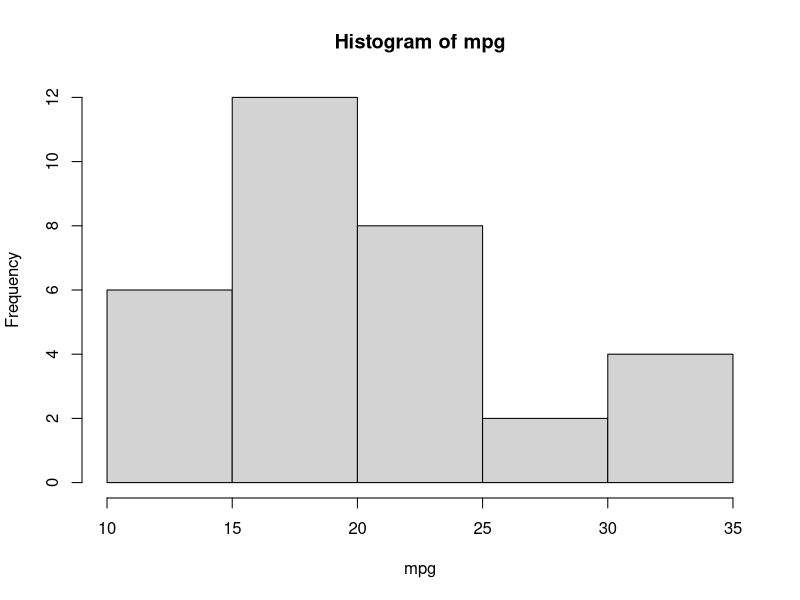

R code for this plot:
## ---- chunk 1
knitr::opts_chunk$set(echo = TRUE, comment = "")
## ---- chunk 2
## Creating numeric variables
x <- 5
x
y <- 3.14
y
z <- c(1:10)
z
## ---- chunk 3
## Creating integer variables
age <- as.integer(30)
## ---- chunk 4
## Creating character variables
name <- "John"
city <- 'New York'
## ---- chunk 5
## Creating logical variables
is_student <- TRUE
has_degree <- FALSE
## ---- chunk 6
class(mtcars)
typeof(mtcars)
length(mtcars)
dim(mtcars)
attributes(mtcars)
## ---- chunk 7
##Integer
int.vec <- as.integer(c(1:10))
int.vec
class(int.vec)
##Numeric
num.vec <- as.numeric(int.vec)
num.vec
class(num.vec)
##Character
chr.vec <- as.character(int.vec)
chr.vec
class(chr.vec)
## ---- chunk 8
vector1 <- c(1, 2, 3, 4)
vector2 <- c(5, 6, 7, 8)

## Add two Vectors
result <- vector1 + vector2
result

## multiply two vectors 
vector1*vector2
## ---- chunk 9
column_number <- c(1:10)
column_number
LETTERS

paste0(column_number, LETTERS)

## ---- chunk 10
##Logical
log.vec <- c(rep(TRUE,5),rep(FALSE,5))
log.vec
class(log.vec)
## ---- chunk 11
sum(log.vec)
## ---- chunk 12
## Create a vector of 1000 numbers
myvec <- rnorm(1000, 500, 50)
summary(myvec)
## ---- chunk 13
lessthan500 <- myvec<500
head(lessthan500, 10)
data.frame(mynums = myvec[1:10], lessthan500 = lessthan500[1:10])

class(lessthan500)
head(lessthan500)
sum(lessthan500)
## ---- chunk 14
sum(lessthan500)/length(lessthan500)
## ---- chunk 15
## using the concatenate operator c()
myvec <- c(round(rnorm(10,100,15),1))
myvec
class(myvec)
myvec <- c("Hi Jane", myvec)
myvec
class(myvec)
## ---- chunk 16
seq(10)
seq(1, 10, by = .5)

## ---- chunk 17
x <- c("z", NA, "b", "d", NA)
is.na(x)
## Are any NA in the vector
anyNA(x)
## ---- chunk 18

myvec
## first 3 elements
myvec[1:3]
## first, fifth and seventh elements
myvec[c(1,5,7)]
## ---- chunk 19
x <- 1:4
y <- 12:15
cbind(x,y)
### NOTE THE ROW Names
rbind(x,y)
dim(cbind(x,y))
class(cbind(x,y))
## ---- chunk 20
### You can also fill a matrix 
x <- round(rnorm(100),1)
head(x,20)
## ---- chunk 21
mymatrix <- matrix(x,nrow = 5, ncol = 5)
mymatrix

## ---- chunk 22
rownames(mymatrix) <- LETTERS[1:nrow(mymatrix)]
colnames(mymatrix) <- paste0("Variable", 1:ncol(mymatrix))
mymatrix

dim(mymatrix)
class(mymatrix)
attributes(mymatrix)
## ---- chunk 23
mymatrix
## Pull one value 
## Pull a subset out of the middle
mymatrix[3:5, 1:2]
## Pull entire row 
mymatrix[2, ]
## Pull entire column 
mymatrix[ , 2]

## What is the Mean of the 3rd column
mean(mymatrix[ , 3])
## How about each col?
colMeans(mymatrix)

## ---- chunk 24
## Convert the atomic matrix into a data frame. 
mymatrix.df <- data.frame(mymatrix) #data.frame() function specifies that we want to convert it to data frame
  ## What do our data look like now?
  ## NOTE: data.frame() assigns default column names if they are not present"
  head(mymatrix.df) 
  ## Calculate mean of column Variable3
  mean(mymatrix.df$Variable3)
  ## Calculate all row means
  rowMeans(mymatrix.df)
## ---- chunk 25
## Load the 'datasets' package (contains example datasets)
library(datasets)

## What datasets are available? 
dfs <-data() # This will open a new window displaying available datasets. 
## ---- chunk 26
## What are the properties or attributes of this dataset?
## there are 32 rows and 11 columns 
dim(mtcars)
## Look at first 6 rows
head(mtcars)
rownames(mtcars)
names(mtcars)
colnames(mtcars)
## ---- chunk 27
## Are the names() the same as the colnames?
all(names(mtcars) == colnames(mtcars))
## ---- chunk 28
## Can I access the columns of a data frame by name? 
## The `dataframe$colname` syntax pulls a vector
mtcars$hp
## the subset notation creates a subsetted dataframe
class(mtcars['hp'])

## This uses an evaluation to pull the column 
colnames(mtcars) == "hp"
mtcars[colnames(mtcars) == "hp"]

## We can also access the column by column number. 
mtcars[ ,4]

## Or a row by Row Name 
mtcars["Toyota Corolla", ]


## ---- chunk 29
head(mtcars,2)

## evaluation vector
mtcars$cyl == 8

## Subset rows based on that!
mtcars[mtcars$cyl == 8, ]

## Subset all with MPG > 25 

mtcars[mtcars$mpg > 25,]
## ---- chunk 30
## Which rownames of mtcars contain the term 'Toyota'
grep("Toyota", rownames(mtcars))
## What are the rownames of mtcars that contain the term 'Toyota'
grep("Toyota", rownames(mtcars), val = T)

## We can use results from either to show the corresponding row values. 
## Select multiple rows matching pattern using row numbers. 
mtcars[grep("Toyota", rownames(mtcars)), ]

## Select multiple rows matching pattern using row names. 
mtcars[grep("Toyota", rownames(mtcars), val = T), ]
## ---- chunk 31
## Create lists using list(). 
legs <- list(four = c("dog", "cat", "horse"),
             two = c("human", "kangaroo"),
             favorite_number = 42)
## The list contains 3 objects. One named 'four' and one named 'two' and one named 'favorite_number'. 
legs

## To access the objects within a list, use double brackets. 
legs[[2]]

## We can also access values from within the list objects by using a second set of brackets. 
legs[[1]][2]
## ---- chunk 32
## with() allows you to apply functions to an object with implicit colnames usage
with(mtcars, hist(mpg))
## ---- chunk 33
## by() lets you perform functions on factor levels. 
## Let's look at the iris dataset. 
head(iris)

## The species column is a factor
class(iris$Species)

## Calculate the mean petal width for each species
by(iris, iris$Species, function(x) mean(x$Petal.Width))
## ---- chunk 34
## cbind() and rbind() will bind matrices or vectors. The result is an atomic matrix. 
## First create a matrix
nums <- matrix(rep(1:10, 10), nrow = 10)
## What does our matrix look like? 
nums
## What are the dimensions? 
dim(nums)

## Make a new row. 
eleven <- rep(11, 10)
## Add a new row to nums. 
rbind(nums, eleven)

## Make a new column. 
nums_11 <- 10:1
## Add a new column to nums
cbind(nums, nums_11)

